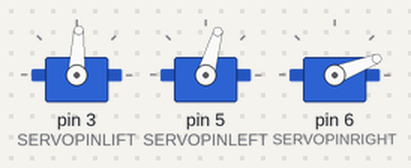
Bench run of a sketch on a simulated Arduino Uno, built with avr-gcc and run on an emulated ATmega328P. Shown: 3 × servo. The local clock reads 2024-03-15 10:24:30 at power-on unless the sketch sets it.

Above: at 1.35 s.
At 2.1 s:
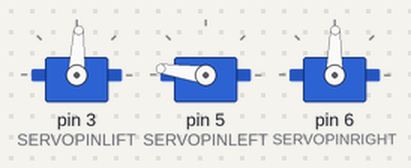
At 13.6 s:
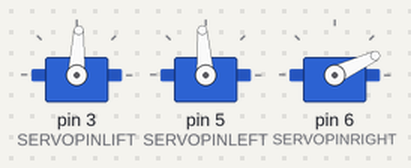
At 15.3 s:
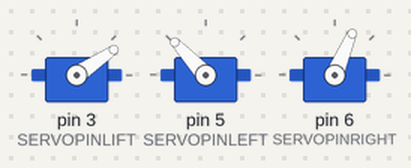
At 22.8 s:
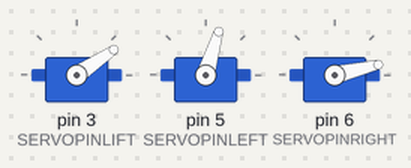
At 23.5 s:
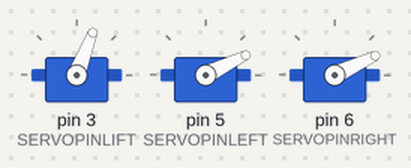
Timing chart, 0 to 40.0 s (numbered marks = the images above):
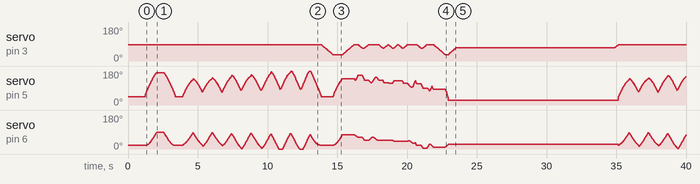

The sketch:

3_plotclock_Write_RTC_Time.ino
```cpp
#include <Wire.h>
#include "RTClib.h"
#include <Servo.h>

/////////////////////////////////////////////////// - Define -////////////////////////////////////////
#define CALIBRATION      // enable calibration mode
//#define REALTIMECLOCK    // enable real time clock

// When in calibration mode, adjust the following factor until the servos move exactly 90 degrees
#define SERVOFAKTORLEFT 650
#define SERVOFAKTORRIGHT 645

// Zero-position of left and right servo
// When in calibration mode, adjust the NULL-values so that the servo arms are at all times parallel
// either to the X or Y axis
#define SERVOLEFTNULL 2250 //2250
#define SERVORIGHTNULL 610 //600

#define SERVOPINLIFT  3
#define SERVOPINLEFT  5
#define SERVOPINRIGHT 6

// lift positions of lifting servo
#define LIFT0 1440 // on drawing surface
#define LIFT1 1250 //1250   // between numbers
#define LIFT2 900 //900   // going towards sweeper

// speed of liftimg arm, higher is slower
#define LIFTSPEED 1500
//
// length of arms
#define L1 35
#define L2 56.3
#define L3 15
#define L4 46

// origin points of left and right servo
#define O1X 20//15
#define O1Y -22//-16
#define O2X 40//43
#define O2Y -21//-20

/////////////////////////////- Objects - /////////////////////////////////
Servo servo1;  //
Servo servo2;  //
Servo servo3;  //

RTC_DS1307 rtc;

////////////////////////////- Variables - /////////////////////////////////
volatile double lastX = 75;//75
volatile double lastY = 57.5; //47.5
int servoLift = 1500; //1500
int last_min = 0;

/////////////////////////// - void setup() - //////////////////////
void setup()
{
  Serial.begin(9600);
  if (! rtc.begin()) {//if rtc is not connect
    Serial.println("Couldn't find RTC");
    while (1);
  }
  if (! rtc.isrunning()) {// if rtc is not run
    Serial.println("RTC is NOT running!");
    // following line sets the RTC to the date & time this sketch was compiled
    rtc.adjust(DateTime(F(__DATE__), F(__TIME__)));
    // This line sets the RTC with an explicit date & time, for example to set
    // January 21, 2014 at 3am you would call:
    // rtc.adjust(DateTime(2014, 1, 21, 3, 0, 0));
  }
  //  rtc.adjust(DateTime(2022, 9, 6, 15, 2, 0));
  drawTo(75.2, 47);
  lift(0);
  servo1.attach(SERVOPINLIFT);  //  lifting servo
  servo2.attach(SERVOPINLEFT);  //  left servo
  servo3.attach(SERVOPINRIGHT);  //  right servo
  delay(1000);
}

/////////////////////////// - void loop() - //////////////////////
void loop()
{
  DateTime now = rtc.now(); //Date time Now
  // Servohorns will have 90° between movements, parallel to x and y axis
  drawTo(-3, 29.2);
  delay(500);
  drawTo (75.2, 47);
  delay(500);

  int i = 0;
  //  Serial.print("minute:- ");  Serial.println(last_min);
  if (last_min != now.minute()) {
    //    Serial.print("minute:- ");  Serial.println(last_min);
    if (!servo1.attached()) servo1.attach(SERVOPINLIFT);
    if (!servo2.attached()) servo2.attach(SERVOPINLEFT);
    if (!servo3.attached()) servo3.attach(SERVOPINRIGHT);
    lift(0);
    now.hour();
    //    Serial.print("hour:- ");  Serial.print(now.hour());
    while ((i + 1) * 10 <= now.hour())
    {
      i++;
    }

    number(3, 5, 111, 1);
    number(7, 30, i, 0.9); //number(7, 32, i, 0.9);
    number(19, 30, (now.hour() - i * 10), 0.9); //(19, 28, (now.hour() - i * 10), 0.9);
    number(29, 30, 11, 0.9); //(29, 27, 11, 0.9);

    i = 0;
    while ((i + 1) * 10 <= now.minute())
    {
      i++;
    }
    number(36, 30, i, 0.9); //(36, 26, i, 0.9);
    number(51, 30, (now.minute() - i * 10), 0.9); //(51, 25, (now.minute() - i * 10), 0.9);
    lift(2);
    drawTo (76.1, 50);// drawTo (65.2, 36.5);///pen put on dustor
    delay(5);
    lift(1);
    last_min = now.minute();
    //    Serial.print(" LAST minute:- "); Serial.println(last_min);
    delay(580);
    servo1.detach();
    servo2.detach();
    servo3.detach();
  }
}

// Writing numeral with bx by being the bottom left originpoint. Scale 1 equals a 20 mm high font.
// The structure follows this principle: move to first startpoint of the numeral, lift down, draw numeral, lift up
void number(float bx, float by, int num, float scale) {

  switch (num) {

    case 0:
      drawTo(bx + 12 * scale, by + 6 * scale);
      lift(0);
      bogenGZS(bx + 7 * scale, by + 10 * scale, 10 * scale, -0.8, 6.7, 0.5);
      lift(1);
      break;
    case 1:
      drawTo(bx + 4 * scale, by + 15 * scale);//(bx + 3 * scale, by + 15 * scale);
      lift(0);
      drawTo(bx + 10 * scale, by + 20 * scale);
      drawTo(bx + 10 * scale, by + 0 * scale);
      lift(1);
      break;
    case 2:
      drawTo(bx + 2 * scale, by + 12 * scale);
      lift(0);
      bogenUZS(bx + 8 * scale, by + 14 * scale, 6 * scale, 3, -0.8, 1);
      drawTo(bx + 1 * scale, by + 0 * scale);
      drawTo(bx + 12 * scale, by + 0 * scale);
      lift(1);
      break;
    case 3:
      drawTo(bx + 2 * scale, by + 17 * scale);
      lift(0);
      bogenUZS(bx + 5 * scale, by + 15 * scale, 5 * scale, 3, -2, 1);
      bogenUZS(bx + 5 * scale, by + 5 * scale, 5 * scale, 1.57, -3, 1);
      lift(1);
      break;
    case 4:
      drawTo(bx + 10 * scale, by + 0 * scale);
      lift(0);
      drawTo(bx + 10 * scale, by + 20 * scale);
      drawTo(bx + 2 * scale, by + 6 * scale);
      drawTo(bx + 12 * scale, by + 6 * scale);
      lift(1);
      break;
    case 5:
      drawTo(bx + 2 * scale, by + 5 * scale);
      lift(0);
      bogenGZS(bx + 5 * scale, by + 6 * scale, 6 * scale, -2.5, 2, 1);
      drawTo(bx + 5 * scale, by + 20 * scale);
      drawTo(bx + 12 * scale, by + 20 * scale);
      lift(1);
      break;
    case 6:
      drawTo(bx + 2 * scale, by + 10 * scale);
      lift(0);
      bogenUZS(bx + 7 * scale, by + 6 * scale, 6 * scale, 2, -4.4, 1);
      drawTo(bx + 11 * scale, by + 20 * scale);
      lift(1);
      break;
    case 7:
      drawTo(bx + 2 * scale, by + 20 * scale);
      lift(0);
      drawTo(bx + 12 * scale, by + 20 * scale);
      drawTo(bx + 2 * scale, by + 0);
      lift(1);
      break;
    case 8:
      drawTo(bx + 5 * scale, by + 10 * scale);
      lift(0);
      bogenUZS(bx + 5 * scale, by + 15 * scale, 5 * scale, 4.7, -1.6, 1);
      bogenGZS(bx + 5 * scale, by + 5 * scale, 5 * scale, -4.7, 2, 1);
      lift(1);
      break;

    case 9:
      drawTo(bx + 9 * scale, by + 11 * scale);
      lift(0);
      bogenUZS(bx + 7 * scale, by + 15 * scale, 5 * scale, 4, -0.5, 1);
      drawTo(bx + 5 * scale, by + 0);
      lift(1);
      break;

    case 111: //erase time
      drawTo(75.2, 47); //drawTo(60, 47);
      lift(0);

      drawTo(65, 49);
      drawTo(5, 49);
      drawTo(5, 46);
      drawTo(65, 45);
      drawTo(65, 40);

      drawTo(3, 47);
      drawTo(3, 44);
      drawTo(65, 46);
      drawTo(65, 42);

      drawTo(5, 40);
      drawTo(5, 35);
      drawTo(65, 35);
      drawTo(65, 30);

      drawTo(3, 39);
      drawTo(3, 34);
      drawTo(65, 38);
      drawTo(65, 32);

      drawTo(5, 30);
      drawTo(5, 25);
      drawTo(65, 25);
      drawTo(65, 20);

      drawTo(3, 29);
      drawTo(3, 22);
      drawTo(65, 28);
      drawTo(65, 22);

      drawTo(5, 20);
      drawTo(60, 44);

      drawTo(75.2, 47);
      lift(2);
      break;

    case 11:
      drawTo(bx + 5 * scale, by + 15 * scale);
      lift(0);
      bogenGZS(bx + 5 * scale, by + 15 * scale, 0.1 * scale, 1, -1, 1);
      lift(1);
      drawTo(bx + 5 * scale, by + 5 * scale);
      lift(0);
      bogenGZS(bx + 5 * scale, by + 5 * scale, 0.1 * scale, 1, -1, 1);
      lift(1);
      break;

  }
}

void lift(char lift) {
  switch (lift) {
    // room to optimize  !

    case 0: //850
      if (servoLift >= LIFT0) {
        while (servoLift >= LIFT0)
        {
          servoLift--;
          servo1.writeMicroseconds(servoLift);
          delayMicroseconds(LIFTSPEED);
        }
      }
      else {
        while (servoLift <= LIFT0) {
          servoLift++;
          servo1.writeMicroseconds(servoLift);
          delayMicroseconds(LIFTSPEED);
        }
      }
      break;

    case 1: //150
      if (servoLift >= LIFT1) {
        while (servoLift >= LIFT1) {
          servoLift--;
          servo1.writeMicroseconds(servoLift);
          delayMicroseconds(LIFTSPEED);
        }
      }
      else {
        while (servoLift <= LIFT1) {
          servoLift++;
          servo1.writeMicroseconds(servoLift);
          delayMicroseconds(LIFTSPEED);
        }
      }
      break;

    case 2:
      if (servoLift >= LIFT2) {
        while (servoLift >= LIFT2) {
          servoLift--;
          servo1.writeMicroseconds(servoLift);
          delayMicroseconds(LIFTSPEED);
        }
      }
      else {
        while (servoLift <= LIFT2) {
          servoLift++;
          servo1.writeMicroseconds(servoLift);
          delayMicroseconds(LIFTSPEED);
        }
      }
      break;
  }
}


void bogenUZS(float bx, float by, float radius, int start, int ende, float sqee) {
  float inkr = -0.05;
  float count = 0;

  do {
    drawTo(sqee * radius * cos(start + count) + bx, radius * sin(start + count) + by);
    count += inkr;
  }
  while ((start + count) > ende);
}

void bogenGZS(float bx, float by, float radius, int start, int ende, float sqee) {
  float inkr = 0.05;
  float count = 0;

  do {
    drawTo(sqee * radius * cos(start + count) + bx, radius * sin(start + count) + by);
    count += inkr;
  }
  while ((start + count) <= ende);
}


void drawTo(double pX, double pY) {
  double dx, dy, c;
  int i;

  // dx dy of new point
  dx = pX - lastX;
  dy = pY - lastY;
  //path lenght in mm, times 4 equals 4 steps per mm
  c = floor(4 * sqrt(dx * dx + dy * dy));

  if (c < 1) c = 1;

  for (i = 0; i <= c; i++) {
    // draw line point by point
    set_XY(lastX + (i * dx / c), lastY + (i * dy / c));
  }
  lastX = pX;
  lastY = pY;
}

double return_angle(double a, double b, double c) {
  // cosine rule for angle between c and a
  return acos((a * a + c * c - b * b) / (2 * a * c));
}

void set_XY(double Tx, double Ty)
{
  delay(1);
  double dx, dy, c, a1, a2, Hx, Hy;

  // calculate triangle between pen, servoLeft and arm joint
  // cartesian dx/dy
  dx = Tx - O1X;
  dy = Ty - O1Y;

  // polar lemgth (c) and angle (a1)
  c = sqrt(dx * dx + dy * dy); //
  a1 = atan2(dy, dx); //
  a2 = return_angle(L1, L2, c);


  servo2.writeMicroseconds(floor(((a2 + a1 - M_PI) * SERVOFAKTORLEFT) + SERVOLEFTNULL));

  // calculate joinr arm point for triangle of the right servo arm
  a2 = return_angle(L2, L1, c);
  Hx = Tx + L3 * cos((a1 - a2 + 0.621) + M_PI); //36,5°
  Hy = Ty + L3 * sin((a1 - a2 + 0.621) + M_PI);

  // calculate triangle between pen joint, servoRight and arm joint
  dx = Hx - O2X;
  dy = Hy - O2Y;

  c = sqrt(dx * dx + dy * dy);
  a1 = atan2(dy, dx);
  a2 = return_angle(L1, L4, c); // a2 = return_angle(L1, (L2 - L3), c);

  servo3.writeMicroseconds(floor(((a1 - a2) * SERVOFAKTORRIGHT) + SERVORIGHTNULL));
}
```
